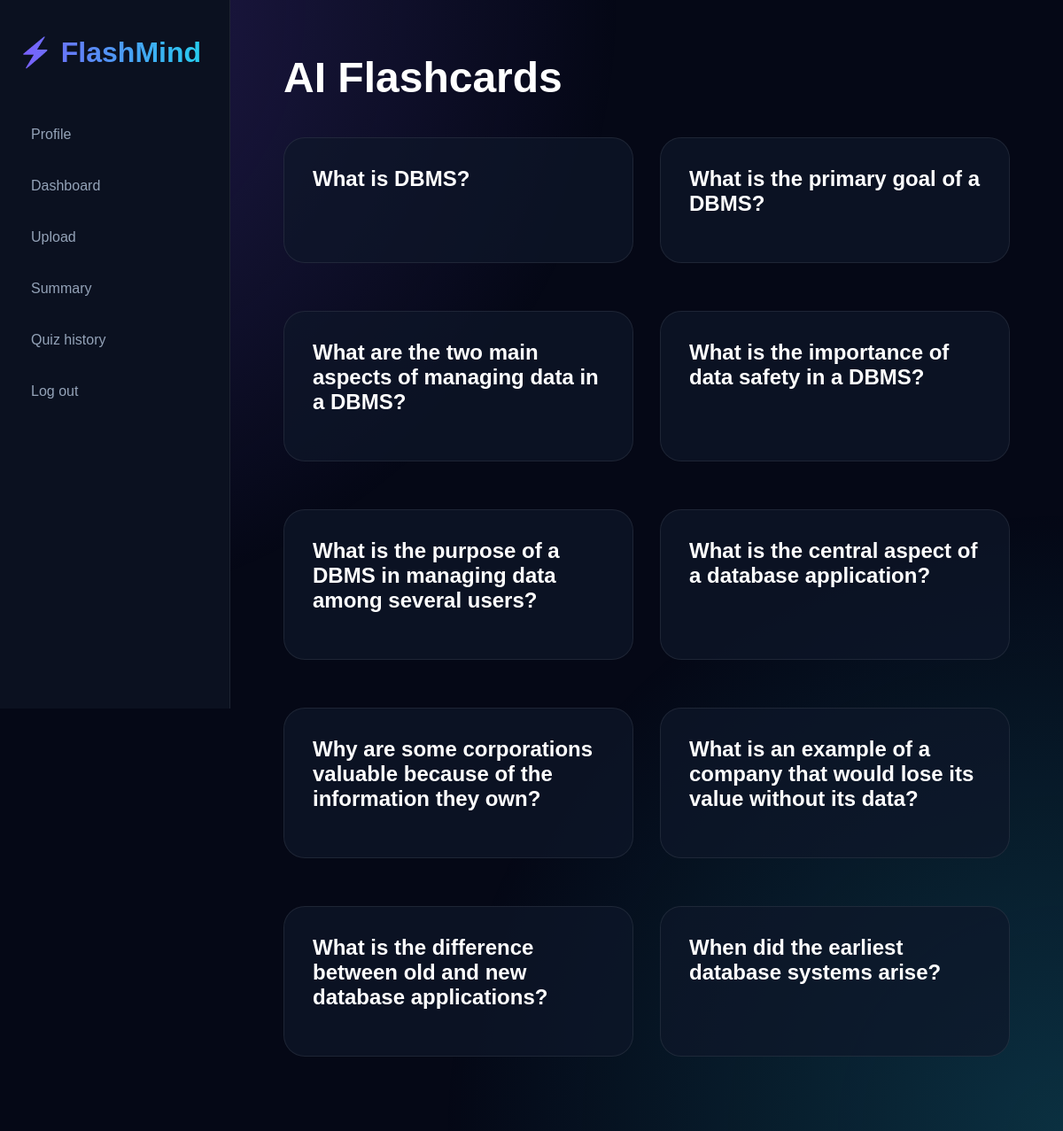
Page /flaskcard/2 (signed in) on the committed database.
### app.py (models this page shows)
class Flask_Card(db.Model):
    __tablename__='flaskcards'
    id: Mapped[int] = mapped_column(primary_key=True)
    question: Mapped[str] = mapped_column(
        String,
        nullable=False
    )
    answer: Mapped[str] = mapped_column(
        String,
        nullable=False
    )
    upload_id: Mapped[int] = mapped_column(
        ForeignKey("uploads.id")
    )
    user_id=mapped_column(ForeignKey('users.id'))
    owner=relationship('User',back_populates='card')

### app.py (the view, shortened to what this page needs)
@app.route("/flaskcard/<int:id>", methods=['GET','POST'])
@login_required
def flaskcard(id):
    upload = db.session.execute(db.select(Upload).where(Upload.id==id,Upload.user_id==current_user.id)).scalar()
    if not upload:
        return "file not found"
    existing_cards = db.session.execute(
        db.select(Flask_Card).where(
            Flask_Card.upload_id == upload.id
        )
    ).scalars().all()
    read = db.session.execute(
        db.select(Flask_Card).where(
            Flask_Card.upload_id == upload.id
        )
    ).scalars().all()
    return render_template(
        "flaskcard.html",
        cards=read
    )

### app.py (called while the page is built)
@login_manager.user_loader
def load_user(user_id):
    return db.session.get(User, int(user_id))

### templates/flaskcard.html (shortened to what this page needs)
{% extends "base.html" %}
{% block content %}
<h1 class="page-title">
    AI Flashcards
</h1>
<div class="flash-grid">
    {% for card in cards %}
<div class="flash-card" onclick="this.classList.toggle('active')">
    <div class="flash-question">
        {{ card.question }}
    </div>
</div>
{% endfor %}
</div>
{% endblock %}

### static/css/style.css (style rules this page uses)
* { margin:0; padding:0; box-sizing:border-box; }
body { background:#050816; color:white; font-family:Arial, sans-serif; display:flex; min-height:100vh; overflow-x:hidden; }
.page-title { font-size:3rem; margin-bottom:40px; }
.flash-grid { display:grid; grid-template-columns:repeat(2,1fr); gap:30px; }
.flash-card { background:#0f172a; padding:40px; border-radius:24px; border:1px solid rgba(255,255,255,0.08); transition:0.4s; }
.flash-card { background: rgba(15,23,42,0.7); border:1px solid rgba(255,255,255,0.08); border-radius:24px; padding:32px; cursor:pointer; transition:0.3s; margin-bottom:24px; }
.flash-question { font-size:1.5rem; font-weight:700; color:white; margin-bottom:20px; }

### rows in the picture
Flask_Card: question "What is DBMS?"
Flask_Card: question "What is the primary goal of a DBMS?"
Flask_Card: question "What are the two main aspects of managing data in a DBMS?"
Flask_Card: question "What is the importance of data safety in a DBMS?"
Flask_Card: question "What is the purpose of a DBMS in managing data among several users?"
Flask_Card: question "What is the central aspect of a database application?"
Flask_Card: question "Why are some corporations valuable because of the information they own?"
Flask_Card: question "What is an example of a company that would lose its value without its data?"
Flask_Card: question "What is the difference between old and new database applications?"
Flask_Card: question "When did the earliest database systems arise?"
